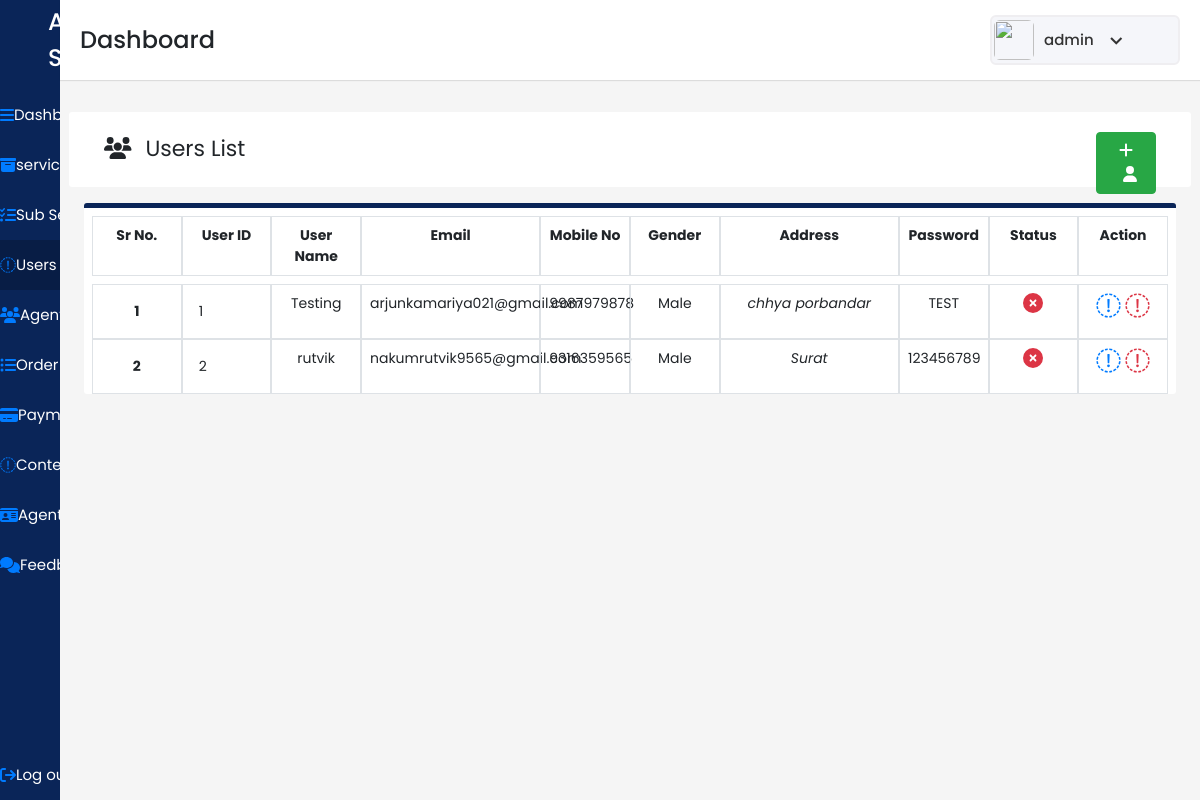
Screenshot of /admindash/users/ (signed in) with the database file from the repository.
### user/models.py (models this page shows)
class Customer(models.Model):
    userid=models.IntegerField(primary_key=True)
    username=models.CharField(max_length=200,null=FALSE)
    useremail=models.EmailField(max_length=20,null=FALSE)
    useraddress=models.CharField(max_length=200,null=FALSE)
    userpassword=models.CharField(max_length=30,null=FALSE)
    usermobileno=models.CharField(max_length=10,null=FALSE)
    usergender=models.CharField(max_length=7,null=FALSE)
    userstutas=models.BooleanField(max_length=5)

### adminpan/views.py (the view)
# urls.py: path('users/',views.users,name='users'),
@login_required(login_url="/login/")
def users(request):
    allCustomer=Customer.objects.all()
    context={'Customers':allCustomer}
    return render(request,"users.html",context)

### adminpan/templates/users.html (shortened to what this page needs)
{% load static %}
<!DOCTYPE html>
<html lang="en" dir="ltr">
  <head>
    <link rel="stylesheet" href="{% static "./style.css" %}">
   <link href="{% static "https://unpkg.com/boxicons@2.0.7/css/boxicons.min.css" %}" rel='stylesheet'>
    <link rel="stylesheet" href="{% static "path/to/font-awesome/css/font-awesome.min.css"  %}">
    <link href="{% static "https://cdn.jsdelivr.net/npm/bootstrap@5.1.3/dist/css/bootstrap.min.css"  %}" rel="stylesheet">
    <link href="{% static "https://cdn.jsdelivr.net/npm/bootstrap@5.1.3/dist/css/bootstrap.min.css" %}" rel="stylesheet">
    <link rel="stylesheet" href="{% static "./css/bootstrap.min.css" %}">
    <link href="{% static "https://stackpath.bootstrapcdn.com/bootstrap/4.4.1/css/bootstrap.min.css" %}" rel="stylesheet"/>
  </head>
<body>
  <div class="sidebar">
    <div class="logo-details pl-5">
      <span class="logo_name">All in Services</span>
    </div>
      <ul class="nav-links">
        <li>
          <a href={% url 'adminpan' %}>
            <i class="fa fa-bars" aria-hidden="true"></i>
            <span class="links_name">Dashboard</span>
        </li>
        <li>
          <a href={% url 'services' %}>
            <i class="fa fa-archive" aria-hidden="true"></i>
            <span class="links_name">services</span>
        </li>
        <li>
          <a href={% url 'subservices' %}>
            <i class="fa fa-tasks" aria-hidden="true"></i>
            <span class="links_name">Sub Service</span>
        </li>
        <li>
          <a href={% url 'users' %}  class="active">
            <i class="fa fa-user-o" aria-hidden="true"></i>
            <span class="links_name">Users</span>
          </a>
        </li>
        <li>
          <a href={% url 'agent' %}>
            <i class="fa fa-users" aria-hidden="true"></i>
            <span class="links_name">Agent</span>
        </li>
        <li>
          <a href={% url 'order' %}>
            <i class="fa fa-list-ul" aria-hidden="true"></i>
            <span class="links_name">Order list</span>
        </li>
        <li>
          <a href={% url 'payment' %}>
            <i class="fa fa-credit-card-alt" aria-hidden="true"></i>
            <span class="links_name">Payment</span>
        </li>
        <li>
          <a href={% url 'contectus' %}>
            <i class="fa fa-envelope-o" aria-hidden="true"></i>
            <span class="links_name">Contect Us</span>
        </li>
        <li>
          <a href={% url 'agentkyc' %}>
            <i class="fa fa-id-card" aria-hidden="true"></i>
            <span class="links_name">Agent KYC</span>
        </li>
        <li>
          <a href={% url 'feedback' %}>
            <i class="fa fa-comments" aria-hidden="true"></i>
            <span class="links_name">Feedback</span>
        </li>
        <li class="log_out">
          {% if request.user.is_authenticated %}
          <a href="{% url 'logout' %}" >
            <i class="fa fa-sign-out" aria-hidden="true"></i>
            <span class="links_name">Log out</span>
          </a>
          {% endif %}
        </li>
      </ul>
    </div>
  <section class="home-section">
    <nav>
      <div class="sidebar-button">
        <span class="dashboard">Dashboard</span>
      </div>
      <div class="profile-details">
        <img src={% static "./images/All_in_one2.png" %} alt="">
        <span class="admin_name">{{user.username}}</span>
        <i class='bx bx-chevron-down' ></i>
      </div>
    </nav>
      <section>
        <section id="users" class="p-4" >
            <div class="users mt-5 ">
              <div class="row user-title">
                <div class="col-md-11 ">
                  <i class="fa fa-users pr-2 " aria-hidden="true"></i>
                  Users List
                </div>
                <div class="col-md-1">
                  <a href="{%url 'userregister' %}" class="btn btn-success float-right"><i class="fa fa-plus" aria-hidden="true"></i><i class="fa fa-user pl-2" aria-hidden="true"></i></a>
                </div>
              </div>
            </div>
            <div class="user-list mt-3">
              <div class="row m-2">
                <div class="col-md-1 border p-2  text-center">
                  <b>Sr No.</b>
                </div>
                <div class="col-md-1 border p-2  text-center">
                  <b>User ID</b>
                </div>
                  <div class="col-md-1 border p-2 text-center">
                    <b>User Name</b>
                  </div>
                 <div class="col-md-2 border p-2  text-center">
                      <b>Email</b>
                  </div>
                  <div class="col-md-1 border p-2  text-center">
                      <b>Mobile No</b>
                  </div>
                  <div class="col-md-1 border p-2  text-center">
                      <b>Gender</b>
                  </div>
                  <div class="col-md-2 border p-2  text-center">
                      <b>Address</b>
                  </div>
                  <div class="col-md-1 border p-2  text-center">
                    <b>Password</b>
                </div>
                  <div class="col-md-1 border p-2  text-center">
                    <b>Status</b>
                  </div>
                <div class="col-md-1 border p-2  text-center">
                  <b>Action</b>
                </div>
                </div>
                  <div class="row ml-2 mb-2 mr-2">
                    {% for customer in Customers %}
                    <div class="col-md-1 border p-3  text-center ">
                      <b>{{forloop.counter}}</b>
                    </div>
                    <div class="col-md-1 border p-3 ">
                      {{customer.userid}}
                    </div>
                    <div class="col-md-1 border p-2  text-center">
                      {{customer.username}}
                    </div>
                    <div class="col-md-2 border p-2  text-center">
                      {{customer.useremail}}
                    </div>
                    <div class="col-md-1 border p-2  text-center">
                      {{customer.usermobileno}}
                    </div>
                    <div class="col-md-1 border p-2  text-center">
                      {{customer.usergender}}
                    </div>
                    <div class="col-md-2 border p-2  text-center">
                      <I>{{customer.useraddress}}</I>
                    </div>
                    <div class="col-md-1 border p-2  text-center">
                      {{customer.userpassword}}
                    </div>
                      <div class="col-md-1 border p-2 text-center">
                        {% if customer.userstutas == False %}
                        <i class="fa fa-times-circle text-danger" style="font-size:20px;" aria-hidden="true"></i>
                        {%endif%}
                    </div>
                    <div class="col-md-1 border p-2 text-center">
                      <a  href={% url 'useredit' customer.userid %}>
                        <i class="fa fa-pencil-square-o" style="font-size:25px;"  aria-hidden="true"></i>
                       <a href={% url 'deletedatac' customer.userid%} method="post" class="d-inline">
                        <i class="fa fa-trash-o text-danger" aria-hidden="true" style="font-size:25px;"  ></i>
                        </a>
                      </div>
                {% endfor %}
                  </div>
                </div>
        </section>
      </section>
 </body>
 </html>

### adminpan/static/style.css (style rules this page uses)
* { margin: 0; padding: 0; box-sizing: border-box; font-family: 'Poppins', sans-serif; }
#users .user-list { font-size: 14px !important; }
.sidebar { position: fixed; height: 100%; width: 240px; background: #0A2558; transition: all 0.5s ease; }
.sidebar .logo-details { height: 80px; display: flex; align-items: center; }
.sidebar .logo-details .logo_name { color: #fff; font-size: 24px; font-weight: 500; }
.sidebar .nav-links { margin-top: 10px; }
.sidebar .nav-links li { position: relative; list-style: none; height: 50px; }
.sidebar .nav-links li a { height: 100%; width: 100%; display: flex; align-items: center; text-decoration: none; transition: all 0.4s ease; }
.sidebar .nav-links li a.active { background: #081D45; }
.sidebar .nav-links li a .links_name { color: #fff; font-size: 15px; font-weight: 400; white-space: nowrap; }
.sidebar .nav-links .log_out { position: absolute; bottom: 0; width: 100%; }
.home-section { position: relative; background: #f5f5f5; min-height: 100vh; width: calc(100% - 240px); left: 240px; transition: all 0.5s ease; }
.home-section nav { display: flex; justify-content: space-between; height: 80px; background: #fff; display: flex; align-items: center; position: fixed; width: calc(100% - 240px); left: 240px; z-index: 100; padding: 0 20px; box-shadow: 0 1px 1px rgba(0, 0, 0, 0.1); transition: all 0.5s ease; }
.home-section nav .sidebar-button { display: flex; align-items: center; font-size: 24px; font-weight: 500; }
.home-section nav .profile-details { display: flex; align-items: center; background: #F5F6FA; border: 2px solid #EFEEF1; border-radius: 6px; height: 50px; min-width: 190px; padding: 0 15px 0 2px; }
nav .profile-details img { height: 40px; width: 40px; border-radius: 6px; object-fit: cover; }
nav .profile-details .admin_name { font-size: 15px; font-weight: 500; color: #333; margin: 0 10px; white-space: nowrap; }
nav .profile-details i { font-size: 25px; color: #333; }
#users { margin-top: 40px; position: absolute; background: #f5f5f5; width: 100%; }
#users .user-title { background-color: white; border-radius: 3px; height: 75px; padding: 20px; font-size: 22px; }
#users .user-list { background-color: white; border-radius: 3px; border-top: 5px solid #0a2558; }
@media (max-width: 1240px) { .sidebar { width: 60px; } }
@media (max-width: 1240px) { .home-section { width: calc(100% - 60px); left: 60px; } }
@media (max-width: 1240px) { .home-section nav { width: calc(100% - 60px); left: 60px; } }

### rows the page displays
Customer: userid "1", username "Testing", useremail "arjunkamariya021@gmail.com", usermobileno "9987979878", usergender "Male", useraddress "chhya porbandar", userpassword "TEST", userstutas False (drawn)
Customer: userid "2", username "rutvik", useremail "nakumrutvik9565@gmail.com", usermobileno "9316359565", usergender "Male", useraddress "Surat", userpassword "123456789", userstutas False (drawn)

### other values shown
{{ user.username }} "admin"
